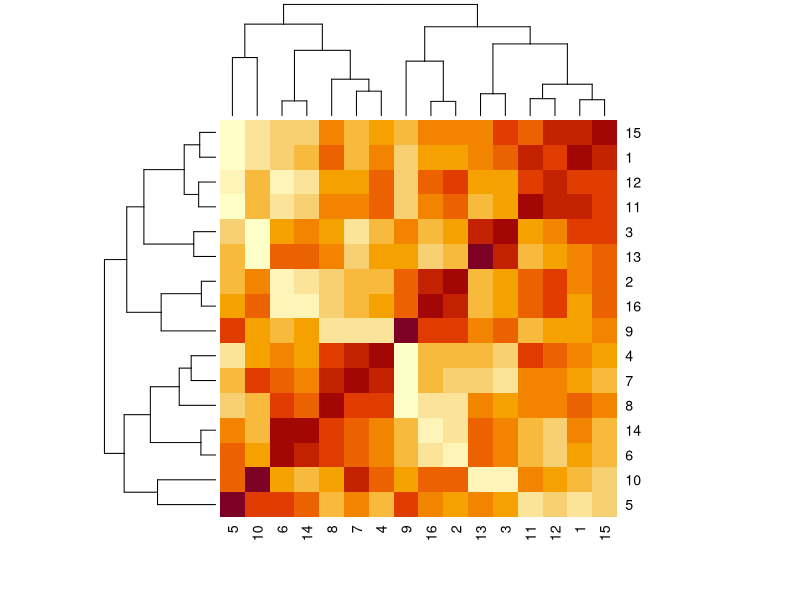

Source code (R):

rm(list=ls())
qpca <- function(A,scale=T,rank=0){
  if(scale){A <- scale(A)}
  A.svd <- svd(A)
  if(rank==0){
    d <- A.svd$d
  } else {
    d <- A.svd$d-A.svd$d[min(rank+1,nrow(A),ncol(A))]
  }
  d <- d[d > 1e-10]
  r <- length(d)
  prop <- d^2; prop <- cumsum(prop/sum(prop))
  d <- diag(d,length(d),length(d))
  u <- A.svd$u[,1:r,drop=F]
  v <- A.svd$v[,1:r,drop=F]
  x <- u%*%sqrt(d)
  y <- sqrt(d)%*%t(v)
  z <- x %*% y
  rlt <- list(rank=r,X=x,Y=y,Z=x%*%y,prop=prop)
  return(rlt)
}
qpca2 <- function(A,prop1=0.9){
  rank1 <- qpca(A,T,0)$prop
  qpca(A,T,rank=which(rank1>=prop1)[1])
}
cluster <- function(data,nclust){
  kmeans(data,nclust)$cluster
}

################################
#Main
################################

#Assuming there were 3 patterns
p1 <- runif(10,-.3,.5)
p2 <- runif(10,-.3,.5)
p3 <- runif(10,-.3,.5)

#generate 1000 samples with/without patterns
id_pattern <- lapply(1:1000,function(x){
  sample(0:1,3,T)
})

#how many unique pattern combination we have
length(unique(id_pattern))

#Generate actual behaviour
id_action <- scale(t(sapply(id_pattern,function(x){
  cbind(p1,p2,p3) %*% cbind(x)
})))
#Provide noise on data
id_action <- id_action + runif(length(id_action),-0.2,0.2)

#Finalize Data
id_action <- (id_action>0)
id_pattern <- do.call(rbind,id_pattern)
dimnames(id_action) <- list(paste0('id',1:nrow(id_action)),
                            paste0('cid',1:ncol(id_action)))
dimnames(id_pattern) <- list(paste0('id',1:nrow(id_pattern)),
                             paste0('cid',1:ncol(id_pattern)))

#Clustering
x <- qpca2(id_action)$X
x.clust <- cluster(x,2^(ncol(x)))

#Export Cluster Feature
group_pattern <- sapply(unique(x.clust),function(i){
  colMeans(id_action[x.clust==i,,drop=F])
})/colMeans(id_action)

#Correlation Matrix Between Clusters
heatmap(cor(group_pattern))

#Export Cluster Result
rlt <- dplyr::arrange(data.frame(id_pattern,x.clust),x.clust)
unique(rlt)

